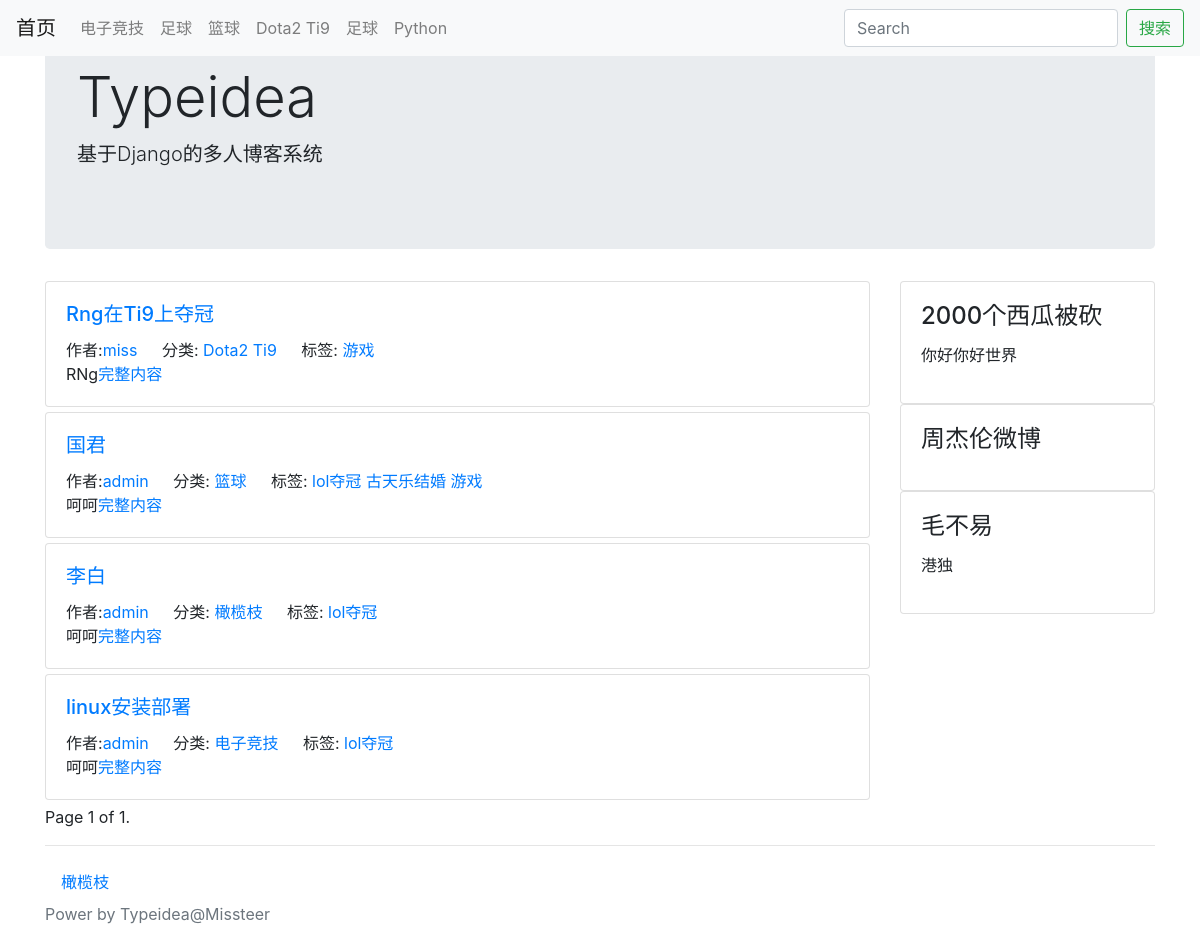
The page / on the database its author committed.
### blog/models.py (models this page shows, shortened)
class Category(models.Model):
    STATUS_NORMAL = 1
    STATUS_DELETE = 0
    STATUS_ITEMS =(
        (STATUS_NORMAL,'正常'),
        (STATUS_DELETE,'删除'),
    )
    name = models.CharField(max_length=50,verbose_name='名称')
    status = models.PositiveIntegerField(default=STATUS_NORMAL,choices=STATUS_ITEMS,
                                         verbose_name="状态")
    is_nav = models.BooleanField(default=False,verbose_name="是否为导航")
    owner = models.ForeignKey(User,verbose_name="作者",on_delete=models.CASCADE)
    created_time = models.DateTimeField(auto_now_add=True,verbose_name="创建时间")
    class Meta:
        verbose_name = verbose_name_plural = '分类'
    @classmethod
    def get_navs(cls):
        categories = cls.objects.filter(status=cls.STATUS_NORMAL)
        nav_categories = []
        normal_categories = []
        for cate in categories:
            if cate.is_nav:
                nav_categories.append(cate)
            else:
                normal_categories.append(cate)
        return {
            'navs':nav_categories,
            'categories':normal_categories,
        }

class Post(models.Model):
    STAUTS_NORMAL = 1
    STATUS_DELETE = 0
    STATUS_DRAFT = 2
    STATUS_ITEMS = (
        (STAUTS_NORMAL,'正常'),
        (STATUS_DELETE,'删除'),
        (STATUS_DRAFT,'草稿'),
    )
    title = models.CharField(max_length=255,verbose_name="标题")
    desc = models.CharField(max_length=1024,blank=True,verbose_name="摘要")
    content = models.TextField(verbose_name="正文",help_text="正文必须是markdown格式")
    status = models.PositiveIntegerField(default=STAUTS_NORMAL,
                                         choices=STATUS_ITEMS,verbose_name="状态")
    category = models.ForeignKey(Category,verbose_name="分类",on_delete=models.CASCADE)
    tag = models.ManyToManyField(Tag,verbose_name="标签")
    owner = models.ForeignKey(User,verbose_name="作者",on_delete=models.CASCADE)
    created_time = models.DateTimeField(auto_now_add=True,verbose_name="创建时间")
    pv = models.PositiveIntegerField(default=1)
    uv = models.PositiveIntegerField(default=1)
    class Meta:
        verbose_name = verbose_name_plural = "文章"
        ordering = ['-id'] #根据id进行降序排列

class Tag(models.Model):
    STATUS_NORMAL = 1
    STATUS_DELETE = 0
    STATUS_ITEMS = (
        (STATUS_NORMAL,'正常'),
        (STATUS_DELETE,'删除')
    )
    name = models.CharField(max_length=10,verbose_name="名称")
    status = models.PositiveIntegerField(default=STATUS_NORMAL,
                                         choices=STATUS_ITEMS,verbose_name="状态")
    owner = models.ForeignKey(User,verbose_name="作者",on_delete=models.CASCADE)
    created_time = models.DateTimeField(auto_now_add=True,verbose_name="创建时间")
    class Meta:
        verbose_name = verbose_name_plural = '标签'

### config/models.py (models this page shows)
class SideBar(models.Model):
    DISPLAY_HTML = 1
    DISPLAY_LATEST = 2
    DISPLAY_HOT = 3
    DISPLAY_COMMENT = 4
    STATUS_SHOW = 1
    STATUS_HIDE = 0
    STATUS_ITEMS = (
        (STATUS_SHOW, '展示'),
        (STATUS_HIDE, '隐藏'),
    )
    SIDE_TYPE = (
        (1,'HTML'),
        (2,'最新文章'),
        (3, '最热文章'),
        (4, '最近评论'),
    )
    title = models.CharField(max_length=50,verbose_name="标题")
    display_type = models.PositiveIntegerField(default=1,choices=SIDE_TYPE,
                                               verbose_name="展示类型")
    content = models.CharField(max_length=500,blank=True,verbose_name="内容",
                               help_text="如果设置的不是html类型，可为空")
    status = models.PositiveIntegerField(default=STATUS_SHOW,choices=STATUS_ITEMS,
                                         verbose_name='状态')
    created_time = models.DateTimeField(auto_now_add=True,verbose_name="创建时间")
    class Meta:
        verbose_name = verbose_name_plural = "侧边栏"
    @classmethod
    def get_all(cls):
        return cls.objects.filter(status=cls.STATUS_SHOW)
    @property
    def content_html(self):
        from blog.models import Post #避免循环引用
        from comment .models import Comment
        result = ''
        if self.display_type == self.DISPLAY_HTML:
            result = self.content
        elif self.display_type == self.DISPLAY_LATEST:
            context ={
                'posts':Post.latest_posts()
            }
            result = render_to_string('config/blocks/sidebar_post.html',context)
        elif self.display_type == self.DISPLAY_HOT:
            context ={
                'posts':Post.hot_posts()
            }
            result = render_to_string('config/blocks/sidebar_post.html',context)
        elif self.display_type == self.DISPLAY_COMMENT:
            context = {
                'comments':Comment.objects.filter(status=Comment.STATUS_NORMAL)
            }
            result = render_to_string('config/blocks/sidebar_comments.html',context)
        return result

### blog/views.py (the view)
# urls.py: url(r'^$',IndexView.as_view(),name='index'),
class IndexView(CommonViewMixin,ListView):
    queryset = Post.latest_posts()
    paginate_by = 5
    context_object_name = 'post_list'
    template_name = 'blog/list.html'

### blog/views.py (called while the page is built)
    def get_context_data(self, **kwargs):
        context = super().get_context_data(**kwargs)
        context.update({
            'sidebars': SideBar.get_all(),
        })
        context.update(Category.get_navs())
        return context

### Typeidea/themes/bootstrap/templates/blog/list.html (shortened to what this page needs)
{% extends "./base.html" %}
{% block main %}
    {% for post in post_list %}
    <div class="card post">
        <div class="card-body">
            <h5 class="card-title"><a href="{% url 'post-detail' post.id %}">
                {{ post.title}}</a> </h5>
            <span class="card-link">作者:<a href="#">{{ post.owner.username }}</a></span>
            <span class="card-link">分类:<a href="{% url 'category-list' cate.id %}">
                {{ post.category.name }}</a></span>
            <span class="card-link">标签:
                {% for tag in post.tag.all %}
                <a href="{% url 'tag-list' tag.id %}">{{ tag.name }}</a>
                {% endfor %}
            </span>
            <p class="card-text">{{ post.desc }}<a href="{% url 'post-detail' post.id %}">完整内容</a> </p>
        </div>
    </div>
    {% endfor %}
    {% if page_obj %}
        Page {{page_obj.number }} of {{paginator.num_pages }}.
    {% endif %}
{% endblock %}

### Typeidea/themes/bootstrap/templates/blog/base.html (shortened to what this page needs)
<!DOCTYPE html>
<html lang="en">
<head>
    <link href="https://cdn.bootcss.com/bootstrap/4.0.0/css/bootstrap.css"
          rel="stylesheet">
</head>
<body>
<div class="container" head>
    <nav class="navbar  fixed-top navbar-expand-lg navbar-light bg-light">
        <a class="navbar-brand" href="#">首页</a>
          <div class="collapse navbar-collapse" id="navbarSupportedContent">
            <ul class="navbar-nav mr-auto">
                {% for cate in navs %}
              <li class="nav-item">
                  <a class="nav-link" href="{% url 'category-list' cate.id %}">{{ cate.name }}</a>
              </li>
            {% endfor %}
            </ul>
              <form class="form-inline my-2 my-lg-0" action="GET">
                  <input class="form-control mr-sm-2" type="search" placeholder="Search" aria-label="Search">
              <button class="btn btn-outline-success" type="submit">搜索</button>
              </form>
          </div>
        </nav>
        <div class="jumbotron">
            <h1 class="display-4">Typeidea</h1>
            <p class="lead">基于Django的多人博客系统</p>
        </div>
</div>
    <div class="container main">
        <div class="row">
        <div class="col-9 post-list">
            {% block main %}
            {% endblock %}
        </div>
        <div class="col-3">
            {% block sidebar %}
                {% for sidebar in sidebars %}
            <div class="card sidebar">
                <div class="card-body">
                    <h4 class="card-title">{{sidebar.title}}</h4>
                    <p>
                        {{ sidebar.content_html }}
                    </p>
                </div>
            </div>
            {% endfor %}
            {% endblock %}
        </div>
    </div>
    </div>
<footer class="footer">
    {% block footer %}
    <div class="container">
        <hr/>
        <nav class="nav category">
            {% for cate in categories %}
            <a href="{% url 'categoty-list' cate.id %}" class="nav-link">{{ cate.name }}</a>
            {% endfor %}
            </nav>
    </div>
    <div class="container power">
        <span class="text-muted">Power by Typeidea@Missteer</span>
    </div>
    {% endblock %}
</footer>
</body>
</html>

### Typeidea/themes/bootstrap/templates/blog/base.html (style rules this page uses)
.post { margin-bottom: 5px; }

### rows shown on the page
Category: name "电子竞技"
Category: name "足球"
Category: name "篮球"
Category: name "Dota2 Ti9"
Category: name "足球"
Category: name "Python"
Post: title "Rng在Ti9上夺冠", owner.username "miss", category.name "Dota2 Ti9", desc "RNg"
Tag: name "游戏"
Post: title "国君", owner.username "admin", category.name "篮球", desc "呵呵"
Tag: name "lol夺冠"
Tag: name "古天乐结婚"
Post: title "李白", owner.username "admin", category.name "橄榄枝", desc "呵呵"
Post: title "linux安装部署", owner.username "admin", category.name "电子竞技", desc "呵呵"
SideBar: title "2000个西瓜被砍", content_html "你好你好世界"
SideBar: title "周杰伦微博"
SideBar: title "毛不易", content_html "港独"
Category: name "橄榄枝"

### other values the page prints
{{ page_obj.number }} "1"
{{ paginator.num_pages }} "1"
